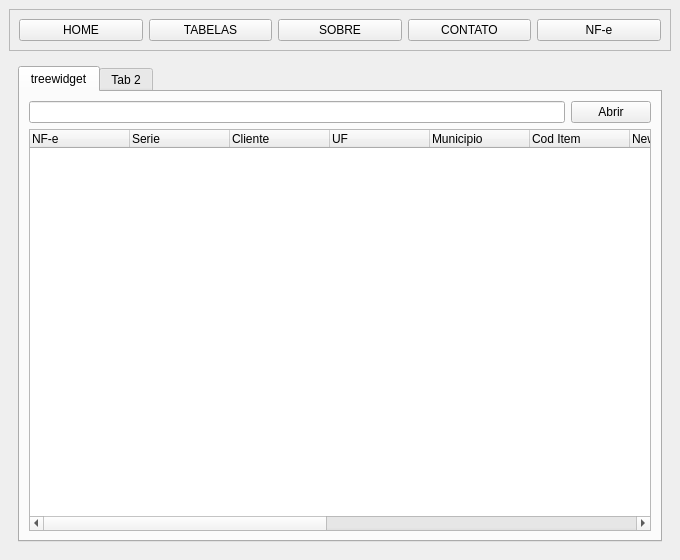
<?xml version="1.0" encoding="UTF-8"?>
<ui version="4.0">
 <class>MainWindow</class>
 <widget class="QMainWindow" name="MainWindow">
  <property name="geometry">
   <rect>
    <x>0</x>
    <y>0</y>
    <width>680</width>
    <height>560</height>
   </rect>
  </property>
  <property name="windowTitle">
   <string>MainWindow</string>
  </property>
  <widget class="QWidget" name="centralwidget">
   <layout class="QVBoxLayout" name="verticalLayout">
    <item>
     <widget class="QFrame" name="frame">
      <property name="frameShape">
       <enum>QFrame::StyledPanel</enum>
      </property>
      <property name="frameShadow">
       <enum>QFrame::Raised</enum>
      </property>
      <layout class="QHBoxLayout" name="horizontalLayout">
       <item>
        <widget class="QPushButton" name="pushButton">
         <property name="text">
          <string>HOME</string>
         </property>
        </widget>
       </item>
       <item>
        <widget class="QPushButton" name="pushButton_2">
         <property name="text">
          <string>TABELAS</string>
         </property>
        </widget>
       </item>
       <item>
        <widget class="QPushButton" name="pushButton_3">
         <property name="text">
          <string>SOBRE</string>
         </property>
        </widget>
       </item>
       <item>
        <widget class="QPushButton" name="pushButton_4">
         <property name="text">
          <string>CONTATO</string>
         </property>
        </widget>
       </item>
       <item>
        <widget class="QPushButton" name="pushButton_5">
         <property name="text">
          <string>NF-e</string>
         </property>
        </widget>
       </item>
      </layout>
     </widget>
    </item>
    <item>
     <widget class="QStackedWidget" name="stackedWidget">
      <property name="currentIndex">
       <number>0</number>
      </property>
      <widget class="QWidget" name="page">
       <layout class="QVBoxLayout" name="verticalLayout_2">
        <item>
         <widget class="QTabWidget" name="tabWidget">
          <widget class="QWidget" name="tab">
           <attribute name="title">
            <string>treewidget</string>
           </attribute>
           <layout class="QHBoxLayout" name="horizontalLayout_4">
            <item>
             <layout class="QVBoxLayout" name="verticalLayout_3">
              <item>
               <layout class="QHBoxLayout" name="horizontalLayout_3">
                <item>
                 <widget class="QLineEdit" name="lineEdit"/>
                </item>
                <item>
                 <widget class="QPushButton" name="pushButton_6">
                  <property name="text">
                   <string>Abrir</string>
                  </property>
                 </widget>
                </item>
               </layout>
              </item>
              <item>
               <widget class="QTreeWidget" name="treeWidget">
                <column>
                 <property name="text">
                  <string>NF-e</string>
                 </property>
                </column>
                <column>
                 <property name="text">
                  <string>Serie</string>
                 </property>
                </column>
                <column>
                 <property name="text">
                  <string>Cliente</string>
                 </property>
                </column>
                <column>
                 <property name="text">
                  <string>UF</string>
                 </property>
                </column>
                <column>
                 <property name="text">
                  <string>Municipio</string>
                 </property>
                </column>
                <column>
                 <property name="text">
                  <string>Cod Item</string>
                 </property>
                </column>
                <column>
                 <property name="text">
                  <string>New Column</string>
                 </property>
                </column>
                <column>
                 <property name="text">
                  <string>UN</string>
                 </property>
                </column>
                <column>
                 <property name="text">
                  <string>Descrição</string>
                 </property>
                </column>
                <column>
                 <property name="text">
                  <string>Especie</string>
                 </property>
                </column>
                <column>
                 <property name="text">
                  <string>Valor Nfe</string>
                 </property>
                </column>
                <column>
                 <property name="text">
                  <string>Data</string>
                 </property>
                </column>
                <column>
                 <property name="text">
                  <string>Usuário</string>
                 </property>
                </column>
               </widget>
              </item>
             </layout>
            </item>
           </layout>
          </widget>
          <widget class="QWidget" name="tab_2">
           <attribute name="title">
            <string>Tab 2</string>
           </attribute>
          </widget>
         </widget>
        </item>
       </layout>
      </widget>
      <widget class="QWidget" name="page_2">
       <layout class="QHBoxLayout" name="horizontalLayout_2">
        <item>
         <widget class="QLabel" name="label">
          <property name="styleSheet">
           <string notr="true">background-color: rgb(255, 255, 255);</string>
          </property>
          <property name="text">
           <string>&lt;html&gt;&lt;head/&gt;&lt;body&gt;&lt;p align=&quot;center&quot;&gt;&lt;span style=&quot; font-size:48pt; font-weight:600; color:#005500;&quot;&gt;Fazenda &lt;/span&gt;&lt;/p&gt;&lt;p align=&quot;center&quot;&gt;&lt;span style=&quot; font-size:36pt; font-weight:600; color:#005500;&quot;&gt;Sistema de gerenciamento&lt;/span&gt;&lt;/p&gt;&lt;p align=&quot;center&quot;&gt;&lt;span style=&quot; color:#005500;&quot;&gt;&lt;br/&gt;&lt;/span&gt;&lt;/p&gt;&lt;/body&gt;&lt;/html&gt;</string>
          </property>
         </widget>
        </item>
       </layout>
      </widget>
     </widget>
    </item>
   </layout>
  </widget>
 </widget>
 <resources/>
 <connections/>
</ui>
